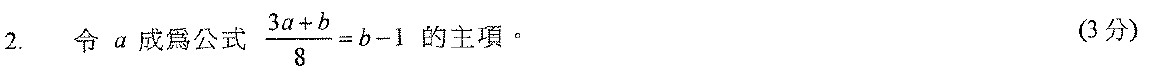
#> input picture hkdse/answer-images/2012Q02.jpg, 1150 x 78 px
$ python preprocessor.py ../../hkdse/answer-images/2012Q02.jpg
#> lines starting #> are read from the running program, lines starting #| are printed output that depends on the picture; after the words box and inside, x2 and y2 are one past the last pixel; in counts of white or black regions, pixels touching at a corner belong together
#!/usr/bin/env python3
"""
HKDSE OCR 預處理系統
功能：去噪、對比增強、二值化、旋轉校正、放大
"""

import cv2
import numpy as np
from pathlib import Path
import sys
from PIL import Image
import argparse

class ImagePreprocessor:
    def __init__(self):
        self.params = {
            'denoise': True,
            'contrast': True,
            'binarize': True,
            'deskew': True,
            'resize': True,
            'target_dpi': 300
        }

    def load_image(self, image_path):
        """載入圖片"""
        img = cv2.imread(str(image_path))
#> img is the input picture: shape (78, 1150, 3); min 0, max 255, mean 249.2
        if img is None:
            raise ValueError(f"無法讀取圖片: {image_path}")
        return img

    def denoise(self, img):
        """去噪 - 清除掃描雜點"""
        # 使用雙邊濾波器，保留邊緣同時去噪
        return cv2.bilateralFilter(img, 9, 75, 75)

    def enhance_contrast(self, img):
        """對比增強 - CLAHE"""
        # 轉為灰度
        gray = cv2.cvtColor(img, cv2.COLOR_BGR2GRAY)
        # CLAHE (對比受限自適應直方圖均衡化)
        clahe = cv2.createCLAHE(clipLimit=2.0, tileGridSize=(8, 8))
        enhanced = clahe.apply(gray)
        return enhanced

    def binarize(self, img):
        """二值化 - 自適應閾值"""
        if len(img.shape) == 3:
            gray = cv2.cvtColor(img, cv2.COLOR_BGR2GRAY)
        else:
            gray = img

        # 自適應閾值 (Adaptive Threshold)
        # 比全局閾值更好處理不均勻光照
        binary = cv2.adaptiveThreshold(
            gray, 255,
            cv2.ADAPTIVE_THRESH_GAUSSIAN_C,
            cv2.THRESH_BINARY,
            11, 2
        )
        return binary

    def deskew(self, img):
        """旋轉校正 - 修正歪斜頁面"""
        if len(img.shape) == 3:
            gray = cv2.cvtColor(img, cv2.COLOR_BGR2GRAY)
        else:
            gray = img

        # 找輪廓
        contours, _ = cv2.findContours(
            gray, cv2.RETR_EXTERNAL, cv2.CHAIN_APPROX_SIMPLE
        )

        if not contours:
            return img

        # 找最大輪廓
        max_contour = max(contours, key=cv2.contourArea)

        # 計算最小面積矩形
        rect = cv2.minAreaRect(max_contour)
        angle = rect[2]

        # 調整角度
        if angle < -45:
            angle = angle + 90
        elif angle > 45:
            angle = angle - 90

        # 如果角度太小，不用校正
        if abs(angle) < 0.5:
            return img

        # 取得旋轉矩陣
        h, w = gray.shape
        center = (w // 2, h // 2)
        M = cv2.getRotationMatrix2D(center, angle, 1.0)

        # 旋轉
        rotated = cv2.warpAffine(
            img, M, (w, h),
            flags=cv2.INTER_CUBIC,
            borderMode=cv2.BORDER_REPLICATE
        )

        return rotated

    def resize_to_dpi(self, img, target_dpi=300):
        """放大至 300 DPI"""
        if len(img.shape) == 3:
            h, w = img.shape[:2]
        else:
            h, w = img.shape

        # 計算縮放因子 (假設原始為 96 DPI)
        current_dpi = 96
        scale = target_dpi / current_dpi

        new_w = int(w * scale)
        new_h = int(h * scale)

        resized = cv2.resize(img, (new_w, new_h), interpolation=cv2.INTER_CUBIC)
        return resized

    def preprocess(self, image_path, output_path=None, steps=None):
        """
        執行預處理流程

        順序：去噪 → 對比 → 二值化 → 旋轉校正 → 放大
        """
        if steps is None:
            steps = ['denoise', 'contrast', 'binarize', 'deskew', 'resize']

        print(f"📷 載入圖片: {image_path}")
        img = self.load_image(image_path)
        original = img.copy()

        processed_steps = []

        for step in steps:
            if step == 'denoise' and self.params['denoise']:
                print("  🔧 去噪 (bilateral filter)...")
                img = self.denoise(img)
                processed_steps.append('去噪')

            elif step == 'contrast' and self.params['contrast']:
                print("  🔆 對比增強 (CLAHE)...")
                img = self.enhance_contrast(img)
                processed_steps.append('對比')

            elif step == 'binarize' and self.params['binarize']:
                print("  ◐ 二值化 (adaptive threshold)...")
                img = self.binarize(img)
                processed_steps.append('二值化')

            elif step == 'deskew' and self.params['deskew']:
                print("  📐 旋轉校正 (deskew)...")
                img = self.deskew(img)
                processed_steps.append('校正')

            elif step == 'resize' and self.params['resize']:
                print(f"  📏 放大 ({self.params['target_dpi']} DPI)...")
                img = self.resize_to_dpi(img, self.params['target_dpi'])
                processed_steps.append('放大')
#> this loop made 5 passes
#> (rect in deskew, angle in deskew) on pass 4: (((574.5, 38.5), (77, 1149), -90), 0)
#> pass 3, in binarize, `binary = cv2.adaptiveThreshold( gray, 255, cv2.ADAPTIVE_THRESH_GAUSSIA..`:
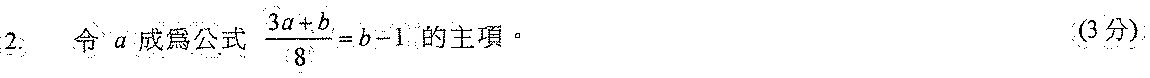
#> binary: shape (78, 1150); 97.4% white; black in thin lines or dots, all inside (x1, y1, x2, y2) = (0, 6, 1145, 73)
#> after the loop:
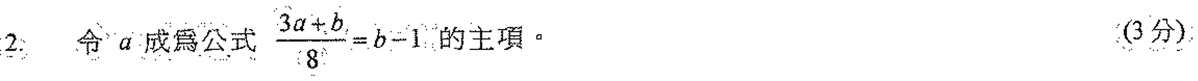
#> img: shape (243, 3593) (shown at 1/3 size); min 0, max 255, mean 248.1
#> after the loop, processed_steps = ['去噪', '對比', '二值化', '校正', '放大']

        # 保存結果
        if output_path:
            print(f"💾 保存預處理結果: {output_path}")
            cv2.imwrite(str(output_path), img)

        return {
            'original': original,
            'processed': img,
            'steps': processed_steps,
            'output_path': output_path
        }

    # [43 lines left out: function batch_process, not called in this run]


def main():
    parser = argparse.ArgumentParser(description='HKDSE OCR 預處理系統')
    parser.add_argument('input', help='輸入圖片或目錄')
    parser.add_argument('-o', '--output', help='輸出路徑（單一檔案或目錄）')
    parser.add_argument('--steps', nargs='+',
                       choices=['denoise', 'contrast', 'binarize', 'deskew', 'resize', 'all'],
                       default=['all'],
                       help='選擇預處理步驟')
    parser.add_argument('--dpi', type=int, default=300, help='目標 DPI (預設 300)')
    parser.add_argument('--no-denoise', action='store_true', help='跳過去噪')
    parser.add_argument('--no-contrast', action='store_true', help='跳過對比增強')
    parser.add_argument('--no-binarize', action='store_true', help='跳過二值化')
    parser.add_argument('--no-deskew', action='store_true', help='跳過旋轉校正')
    parser.add_argument('--no-resize', action='store_true', help='跳過放大')

    args = parser.parse_args()

    preprocessor = ImagePreprocessor()
    preprocessor.params['target_dpi'] = args.dpi

    if args.no_denoise:
        preprocessor.params['denoise'] = False
    if args.no_contrast:
        preprocessor.params['contrast'] = False
    if args.no_binarize:
        preprocessor.params['binarize'] = False
    if args.no_deskew:
        preprocessor.params['deskew'] = False
    if args.no_resize:
        preprocessor.params['resize'] = False

    # 處理步驟
    steps = args.steps
    if 'all' in steps:
        steps = ['denoise', 'contrast', 'binarize', 'deskew', 'resize']

    input_path = Path(args.input)

    if input_path.is_file():
        # 單一檔案
        output = args.output or str(input_path.stem) + '_processed.jpg'
        preprocessor.preprocess(input_path, output, steps)
    elif input_path.is_dir():
        # 目錄批量處理
        output_dir = args.output or str(input_path) + '_processed'
        preprocessor.batch_process(input_path, output_dir, steps)
    else:
        print(f"❌ 輸入路徑不存在: {input_path}")
        sys.exit(1)


if __name__ == '__main__':
    main()

$ run again, on hkdse/answer-images/2012Q12.jpg
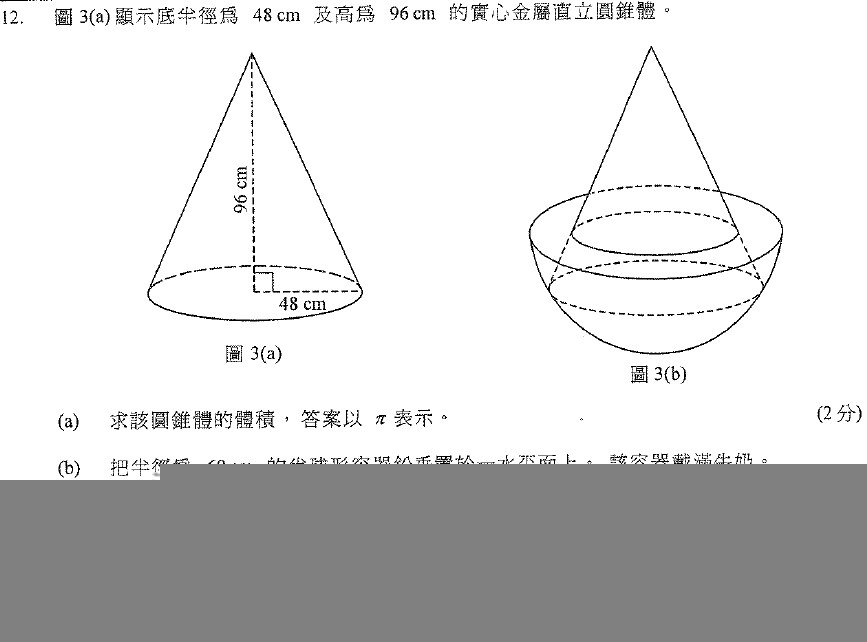
#> input picture hkdse/answer-images/2012Q12.jpg, 867 x 642 px
#> in load_image, img is the input picture: shape (642, 867, 3); min 0, max 255, mean 215.2
#> the loop in preprocess, `for step in steps:` made 5 passes
#> (rect in deskew, angle in deskew) on pass 4: (((433, 320.5), (641, 866), -90), 0)
#> pass 3, in binarize, `binary = cv2.adaptiveThreshold( gray, 255, cv2.ADAPTIVE_THRESH_GAUSSIA..`:
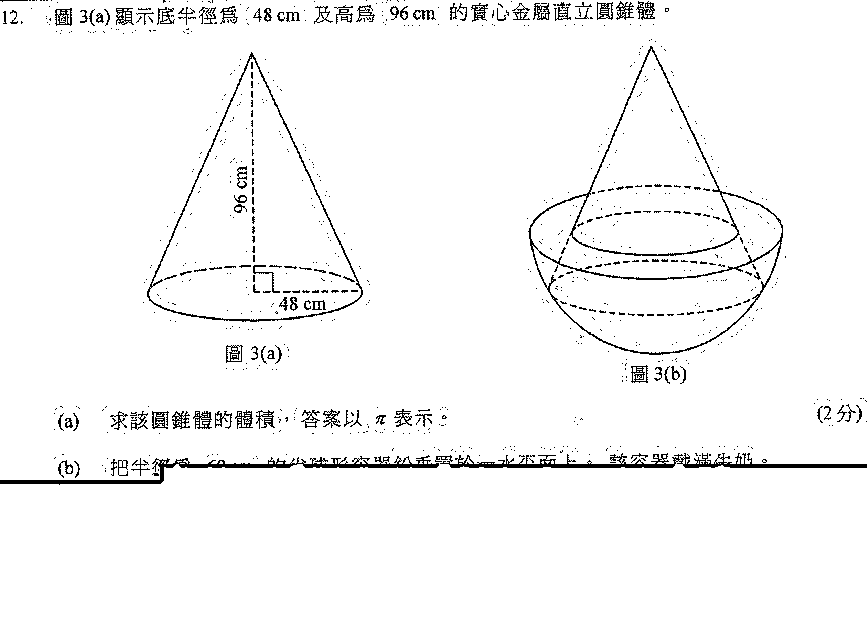
#> binary: shape (642, 867); 96.8% white; black in thin lines or dots, all inside (x1, y1, x2, y2) = (0, 0, 867, 485)
#> after the loop in preprocess, `for step in steps:`:
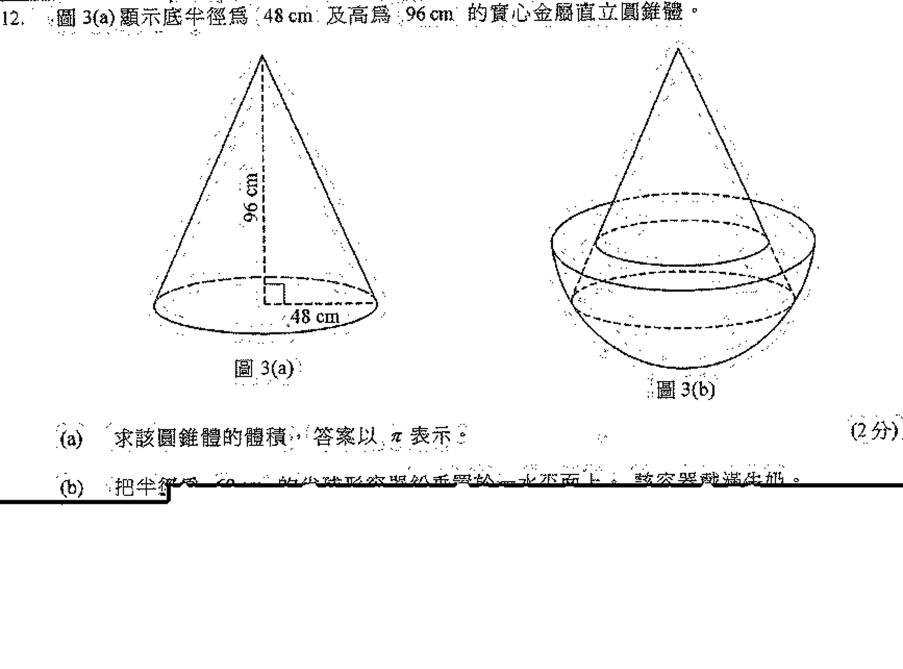
#> img: shape (2006, 2709) (shown at 1/3 size); min 0, max 255, mean 246.7
#> after the loop in preprocess, `for step in steps:`: processed_steps = ['去噪', '對比', '二值化', '校正', '放大']

$ run again, on hkdse/answer-images/2012Q14.jpg
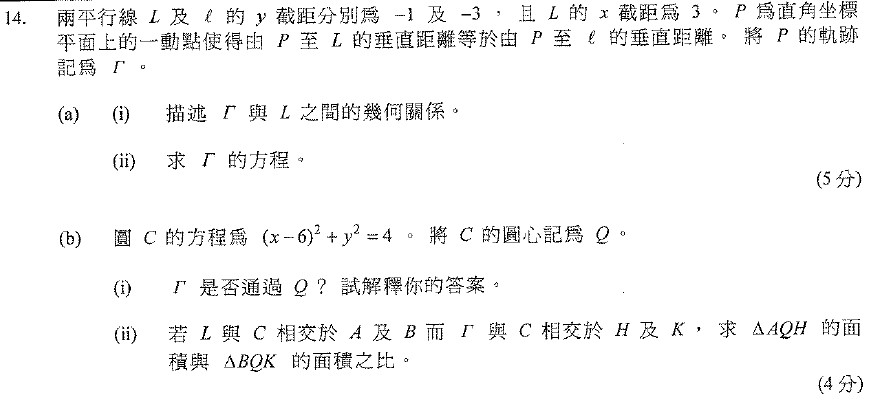
#> input picture hkdse/answer-images/2012Q14.jpg, 871 x 407 px
#> in load_image, img is the input picture: shape (407, 871, 3); min 0, max 255, mean 245.8
#> the loop in preprocess, `for step in steps:` made 5 passes
#> (rect in deskew, angle in deskew) on pass 4: (((435, 203), (406, 870), -90), 0)
#> pass 3, in binarize, `binary = cv2.adaptiveThreshold( gray, 255, cv2.ADAPTIVE_THRESH_GAUSSIA..`:
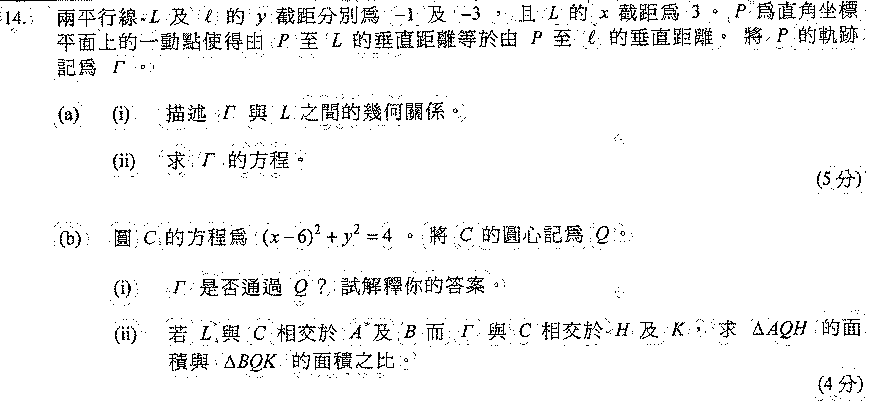
#> binary: shape (407, 871); 95.2% white; black in thin lines or dots
#> after the loop in preprocess, `for step in steps:`:
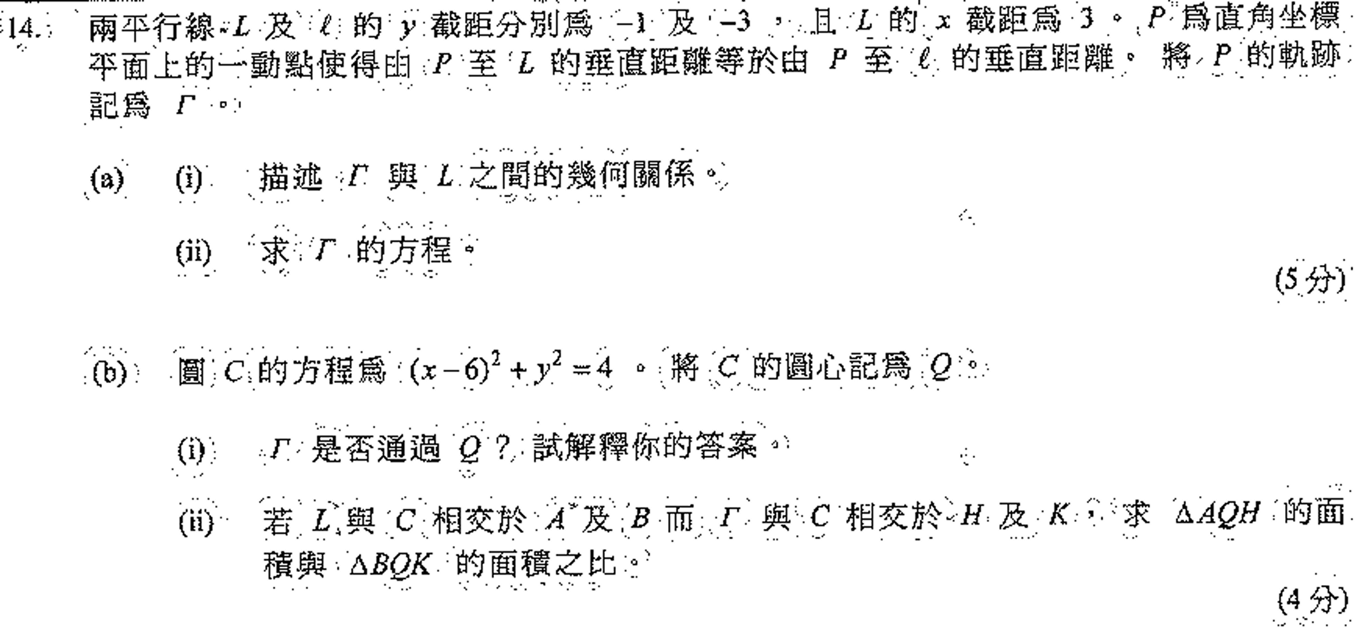
#> img: shape (1271, 2721) (shown at 1/2 size); min 0, max 255, mean 242.1
#> after the loop in preprocess, `for step in steps:`: processed_steps = ['去噪', '對比', '二值化', '校正', '放大']
